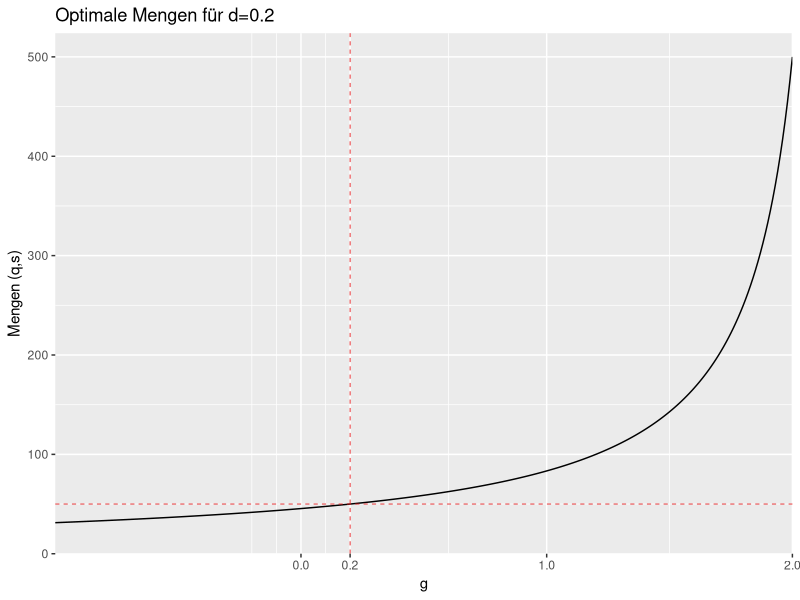
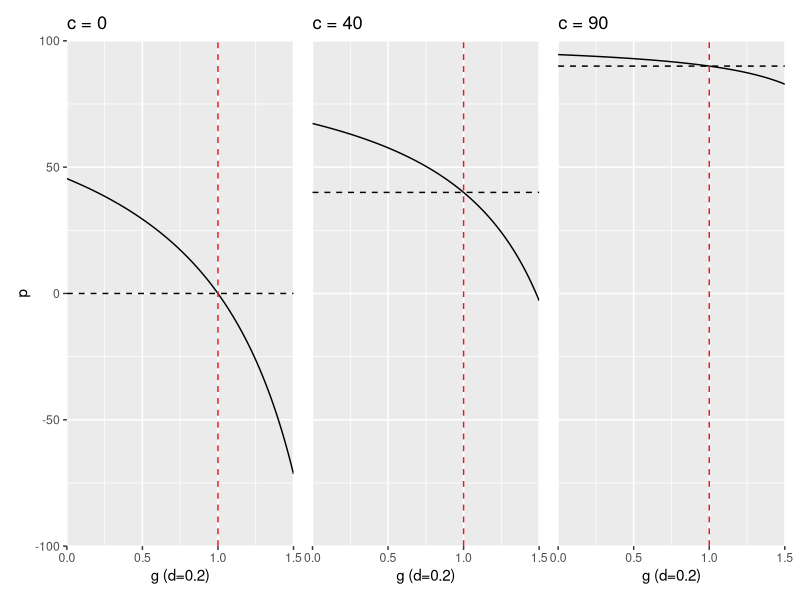
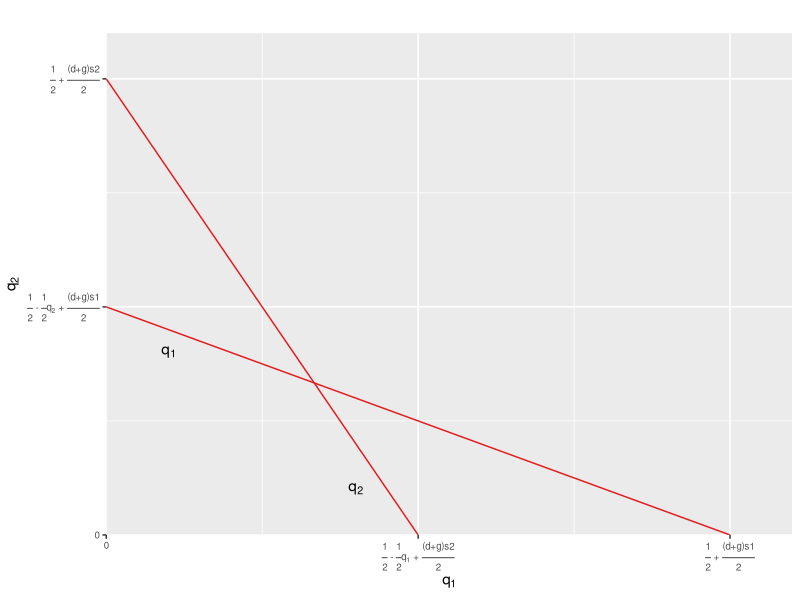

These figures' R source, in order:
## ---- chunk 1
library(ggplot2)
library(dplyr)
library(patchwork)

library(RColorBrewer)

col <- brewer.pal(6, "Set1")

## ---- chunk 2
# Define Function
q1 <- function(q2){
  1-((1/2)*q2)
}

q2 <- function(q1){
  1-((1/2)*q1)
}

# Simulate Data
x <- c()
y <- c()
count <- 1

for (i in seq(-10,10,0.01)) {
  x[count] <- q1(i)
  y[count] <- q2(i)
  count <- count + 1
}

# Create Dataframes
# q1
df1 <- data.frame(q2 = seq(-10,10,0.01),
                 q1 = x)

# q2
df2 <- data.frame(q1 = seq(-10,10,0.01),
                 q2 = y)

p1 <- ggplot(df1, aes(q1,q2)) + geom_line(color=col[1]) +
  geom_line(data=df2,aes(q1,q2), color=col[1]) +
  scale_x_continuous(expand = c(0, 0), 
                     limits = c(0,2.2),
                     breaks = c(0,1,2),
                     labels = c(0, expression(paste(frac("1","2")," - ",
                                                    frac("1","2"),q[1], " + ",frac("(d+g)s2","2"))), 
                                expression(paste(frac("1","2")," + ",frac("(d+g)s1","2"))))) +

  scale_y_continuous(expand = c(0, 0), 
                     limits = c(0,2.2),
                     breaks = c(0,1,2), 
                     labels = c(0, expression(paste(frac("1","2")," - ",
                                                    frac("1","2"),q[2], " + ",frac("(d+g)s1","2"))),
                                expression(paste(frac("1","2")," + ",frac("(d+g)s2","2"))))) +
  # Add line labels
  annotate("text",0.2, 0.8, parse=TRUE, label = as.character(expression("q"[1]))) +
  annotate("text",0.8, 0.2, parse=TRUE, label = as.character(expression("q"[2]))) +
  labs(x=expression("q"[1]), y=expression("q"[2]), 
       title="") +
  theme(axis.text = element_text(size = 7))

ggsave(plot = p1, filename = "figs/uebung5-2.png",
       width = 4, height = 4.5)
## ---- chunk 3
### Mengen ###
qM <- function(d,g){1/(2-(d+g))} 
qD <- function(d,g){1/(3-(d+g))}

### Preise ##
pM <- function(d,g){(1-g)/(2-(d+g))}
rM <- function(d,g){(1-d)/(2-(d+g))}
  
pD <- function(d,g){(1-d)/(3-(d+g))}
rD <- function(d,g){(1-g)/(3-(d+g))}

### Gewinn ###
piM <- function(d,g){1/(2-(d+g))}
piD <- function(d,g){(2-(d+g))/(3-(d+g))}
## ---- chunk 4
d <- -0.2
g <- 1.2

cat(paste("Monopol:\n", 
            "Mengen: q=s=",qM(d,g) ,"\n",
            "Preise:","p=",pM(d,g),"r=",rM(d,g),"\n",
            "Gewinn:", piM(d,g), "\n"))

cat(paste("Duopol:\n", 
            "Mengen: q=s=",qD(d,g),"\n",
            "Preise:","p=",pD(d,g),"r=",rD(d,g),"\n",
            "Gewinn:", piD(d,g)))
## ---- chunk 5
d <- 0.2
g <- 1.2

cat(paste("Monopol:\n", 
            "Mengen: q=s=",round(qM(d,g),2) ,"\n",
            "Preise:","p=",round(pM(d,g),2),"r=",round(rM(d,g),2),"\n",
            "Gewinn:", round(piM(d,g),2), "\n"))

cat(paste("Duopol:\n", 
            "Mengen: q=s=",qD(d,g),"\n",
            "Preise:","p=",pD(d,g),"r=",rD(d,g),"\n",
            "Gewinn:", piD(d,g)))
## ---- chunk 6
d <- 0.1
g <- 0.2

cat(paste("Monopol:\n", 
            "Mengen: q=s=",round(qM(d,g),2) ,"\n",
            "Preise:","p=",round(pM(d,g),2),"r=",round(rM(d,g),2),"\n",
            "Gewinn:", round(piM(d,g),2), "\n"))

cat(paste("Duopol:\n", 
            "Mengen: q=s=",round(qD(d,g),2),"\n",
            "Preise:","p=",round(pD(d,g),2),"r=",round(rD(d,g),2),"\n",
            "Gewinn:", round(piD(d,g),2)))
## ---- chunk 7
d <- 0.2

mengen <- function(g){
  100/(2-((-d)+g))
  }

x <- c()
count <- 1

for (i in seq(-2,2,0.01)) {
  x[count] <- mengen(i)
  count <- count + 1
}

### Create Dataframe
df <- data.frame(g = seq(-2,2,0.01),
                 q = x,
                 s = x,
                 d = -0.2)

ggplot(data=df, aes(g,q)) + 
  geom_line() + 
  scale_x_continuous(expand = c(0, 0),
                      limits = c(-1,2),
                     breaks = c(0,0.2,1,2)) +
  geom_hline(yintercept = 50, color=col[1],
             linetype = 2, size = 0.3) +
  geom_vline(xintercept = 0.2, linetype = 2,
             color = col[1], size = 0.3) +
  labs(title= "Optimale Mengen für d=0.2",x="g",y="Mengen (q,s)") 
## ---- chunk 8
d <- 0.2
c <- 0

preise <- function(g){
  c+((100-c)*(1-g))/(2-((-d)+g))
  }

x <- c()
count <- 1

for (i in seq(-2,2,0.01)) {
  x[count] <- preise(i)
  count <- count + 1
}

### Create Dataframe
df <- data.frame(g = seq(-2,2,0.01),
                 p = x)

p1 <- ggplot(data=df, aes(g,p)) + 
  geom_line() +
  geom_hline(yintercept = c,
             linetype = 2) +
  geom_vline(xintercept = 1, linetype = 2,
             color = col[1]) +
  scale_x_continuous(expand = c(0, 0),
                      limits = c(0,1.5)) +
    scale_y_continuous(expand = c(0, 0),
                      limits = c(-100,100)) +
  labs(title= paste("c =",c),x="g (d=0.2)",y="p") 

#---------- c = 40 ----------#
c <- 40

x <- c()
count <- 1

for (i in seq(-2,2,0.01)) {
  x[count] <- preise(i)
  count <- count + 1
}

### Create Dataframe
df <- data.frame(g = seq(-2,2,0.01),
                 p = x)

p2 <- ggplot(data=df, aes(g,p)) + 
  geom_line() +
  geom_hline(yintercept = c,
             linetype = 2) +
    geom_vline(xintercept = 1, linetype = 2,
             color = col[1]) +
  scale_x_continuous(expand = c(0, 0),
                      limits = c(0,1.5)) +
    scale_y_continuous(expand = c(0, 0),
                      limits = c(-100,100)) +
  labs(title= paste("c =",c),x="g (d=0.2)") +
  theme(axis.text.y = element_blank(),
        axis.ticks.y = element_blank(),
        axis.title.y = element_blank())

#---------- c = 90 ----------#
c <- 90

x <- c()
count <- 1

for (i in seq(-2,2,0.01)) {
  x[count] <- preise(i)
  count <- count + 1
}

### Create Dataframe
df <- data.frame(g = seq(-2,2,0.01),
                 p = x)

p3 <- ggplot(data=df, aes(g,p)) + 
  geom_line() +
  geom_hline(yintercept = c,
             linetype = 2) +
    geom_vline(xintercept = 1, linetype = 2,
             color = col[1]) +
  scale_x_continuous(expand = c(0, 0),
                      limits = c(0,1.5)) +
    scale_y_continuous(expand = c(0, 0),
                      limits = c(-100,100)) +
  labs(title= paste("c =",c),x="g (d=0.2)",y="p") +
    theme(axis.text.y = element_blank(),
        axis.ticks.y = element_blank(),
        axis.title.y = element_blank())

p1 + p2 + p3
